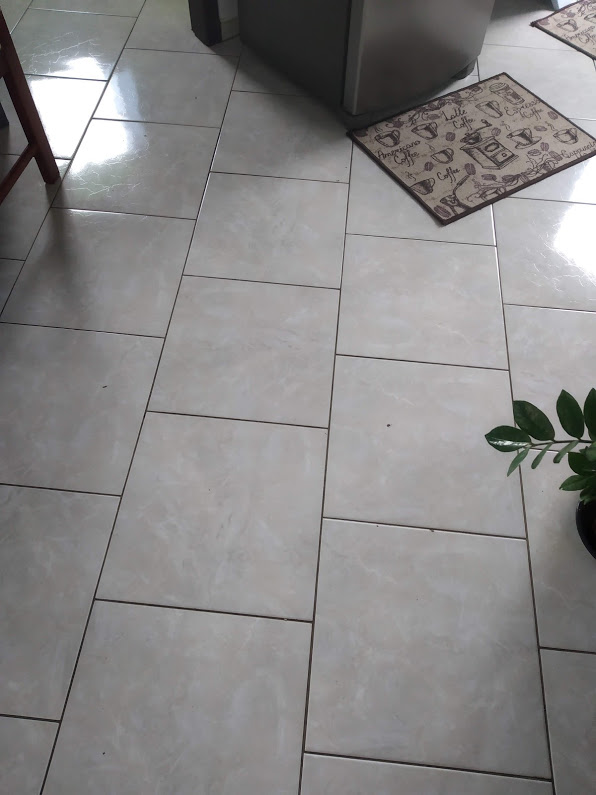
#> input picture Entrada/IMG_20181102_151957.jpg, 596 x 795 px, found by its file name; its folder holds only this picture in this run
$ python LightRemove.py
#> lines starting #> are read from the running program, lines starting #| are printed output that depends on the picture
from os import listdir
from os.path import isfile, join
import os as osfnc

#%% Descobrir o nome de todas as imagens da base

# Para isso é necessário descobrir o diretório atual
# Em seguida apontar a pasta da base de imagens
# Descobrir o nome de todos os arquivos da pasta
# Filtrar apenas aqueles que são imagens e adicionar
# Na lista de imagens

# Descobrir o diretório atual
mypath = osfnc.getcwd()
# apontar a pasta que as minhas imagens estão
dirEntrada = mypath + '\\Entrada'
dirSaida = mypath + '\\Saida'
# Criar uma lista de imagens
soimagens = []
# Iterar cada um dos arquivos dentro de mypath
for f in listdir(dirEntrada):
    #Calcular o diretório completo do arquivo
    aa = join(dirEntrada, f)
    # verificar se é um arquivo ou não
    if isfile(aa):
        # Se for arquivo verificar se é .png
        if f.endswith(".png") or f.endswith(".jpg"):
            # Se for .png ou .jpg então adiciona na lista de imagens
            soimagens.append(f)

#%%
import numpy as np
import cv2

for u, nome_das_imagens in enumerate(soimagens):

    #%% Carrega imagem e transforma para cinza

    img = cv2.imread(join(dirEntrada, nome_das_imagens))
#> img is the input picture: shape (795, 596, 3); mean B, G, R 134.8, 134.7, 136.3
    img = cv2.cvtColor(img,cv2.COLOR_BGR2GRAY)
#> img: shape (795, 596)


    #%% Criar uma imagem borrada

    img2 = img[:]
    kernel = np.ones((5,5),np.float32)/25
    for i in range(5):
        img2 = cv2.filter2D(img2,-1,kernel)
#> this loop made 5 passes
#> pass 2, `img2 = cv2.filter2D(img2,-1,kernel)`:
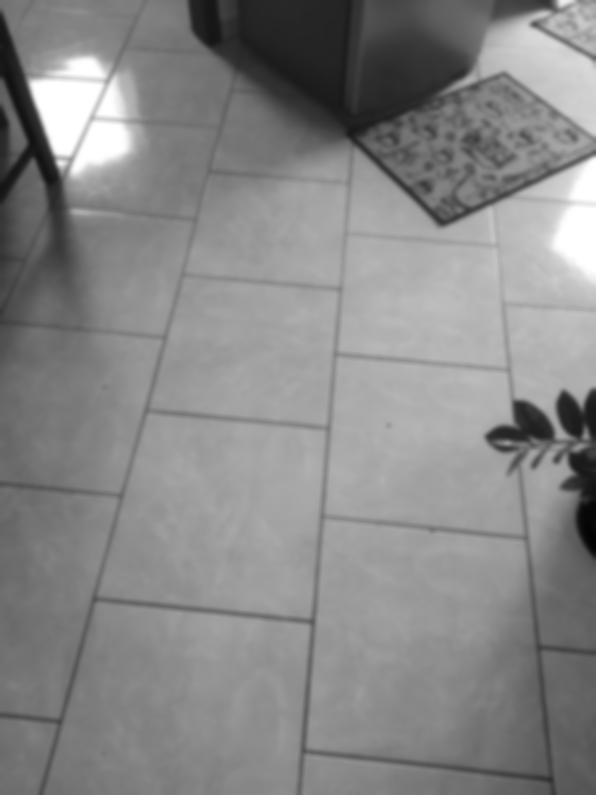
#> img2: shape (795, 596); min 2, max 255, mean 135.2

    #%% converter imagens para inteiro de 32 bits

    img = img.astype(np.int32)
    img2 = img2.astype(np.int32)

    #%% subtrai imagem borrada da original

    img = img - img2
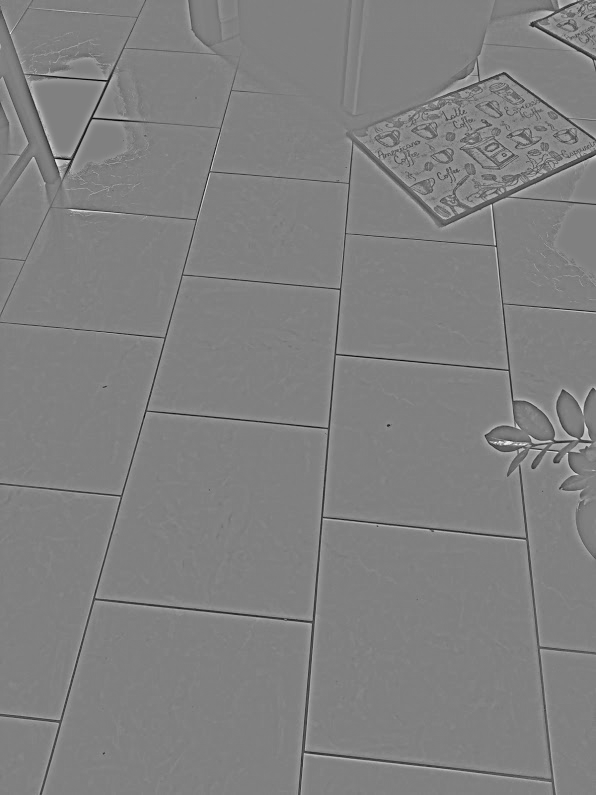
#> img: shape (795, 596) int32; min -138, max 135, mean 0; drawn with min black and max white

    #%% Reescala imagem

    media = np.mean(img)
#> media = -0.00026
    desvio = np.std(img)
#> desvio = 12.24

    img = 128 + (128/3)* (img - media) / desvio
    img[img < 0] = 0
    img[img > 255] = 255
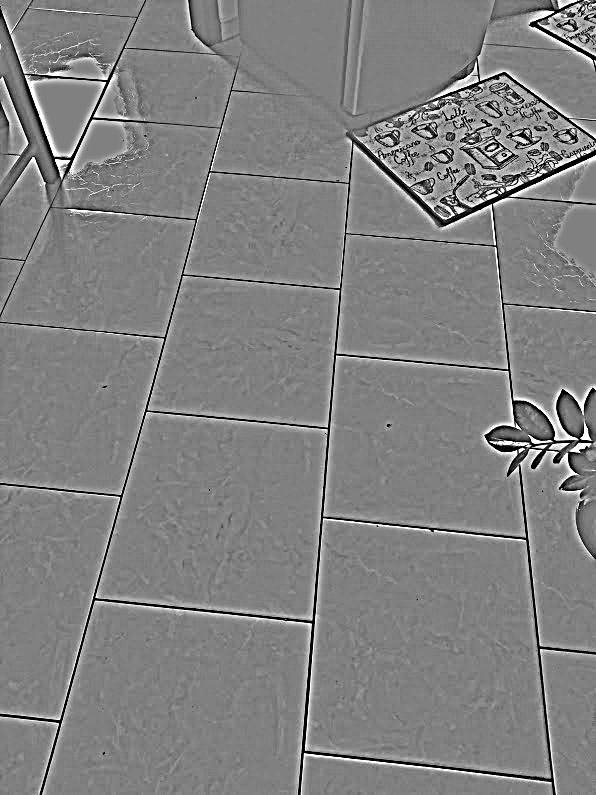
#> img: shape (795, 596) float64; min 0, max 255, mean 129.5

    #%% Salvar saida

    img = img.astype(np.uint8)
    cv2.imwrite(join(dirSaida, nome_das_imagens), img)
